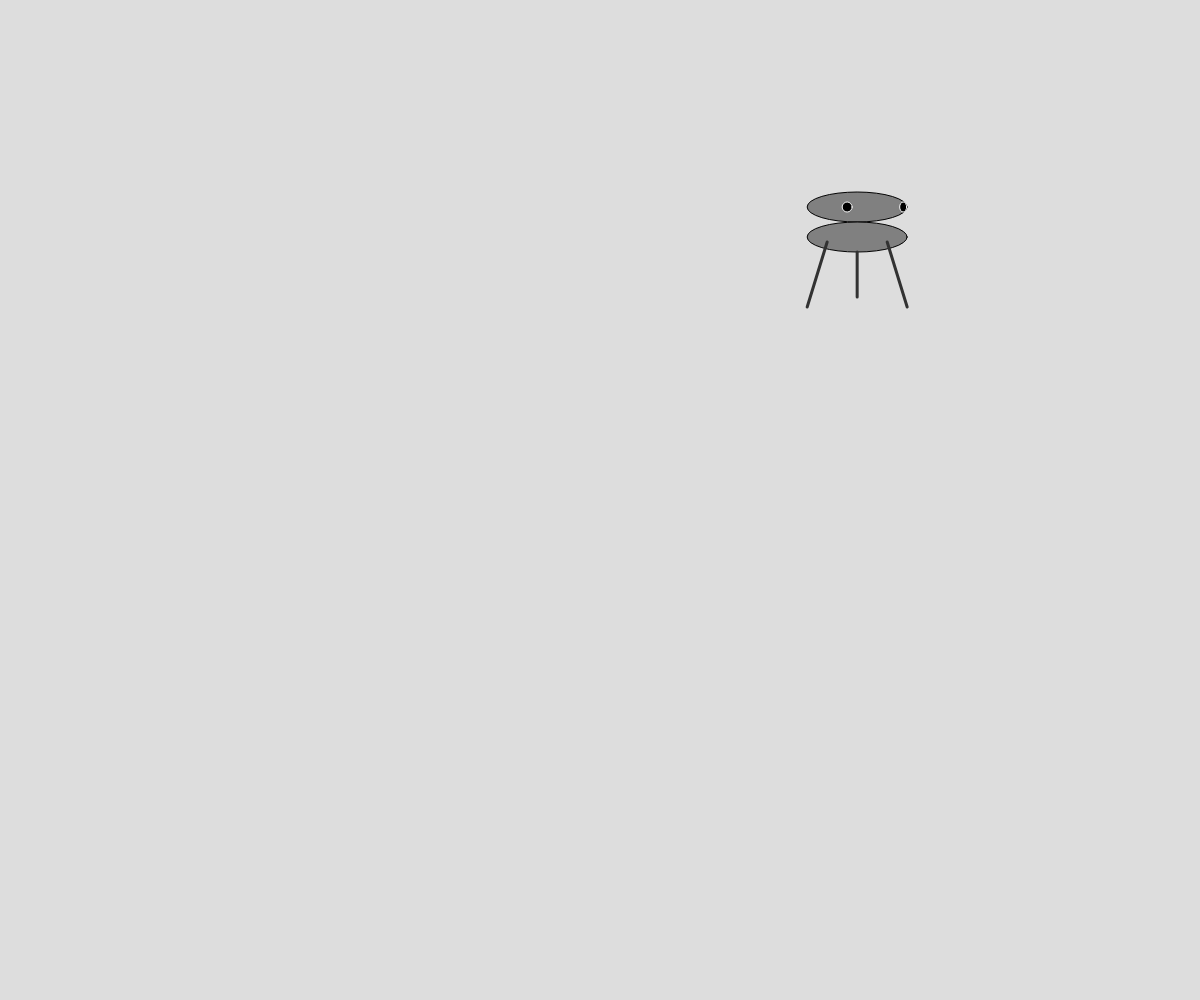
Frame 1 (no input)
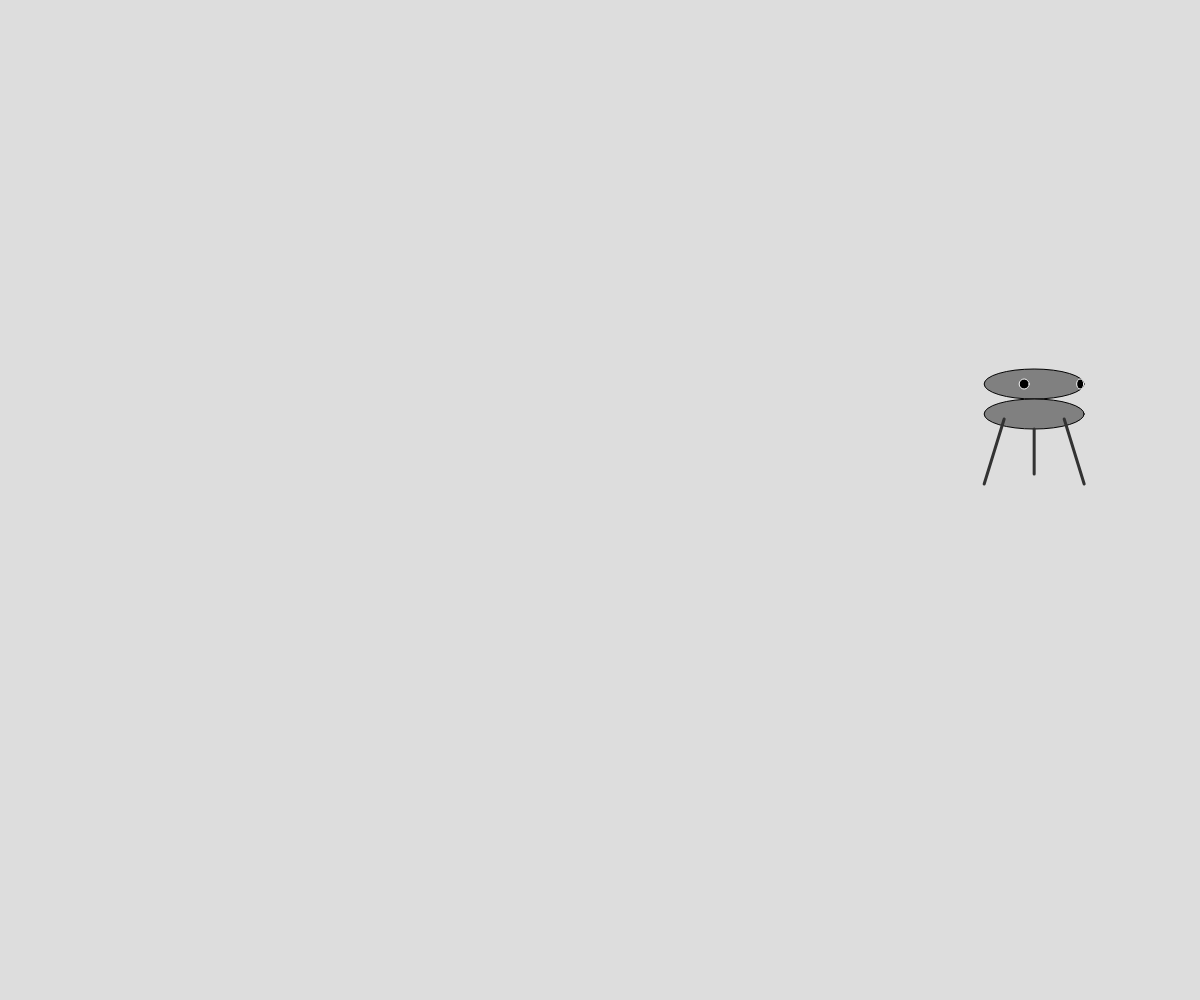
Frame 60 (no input)
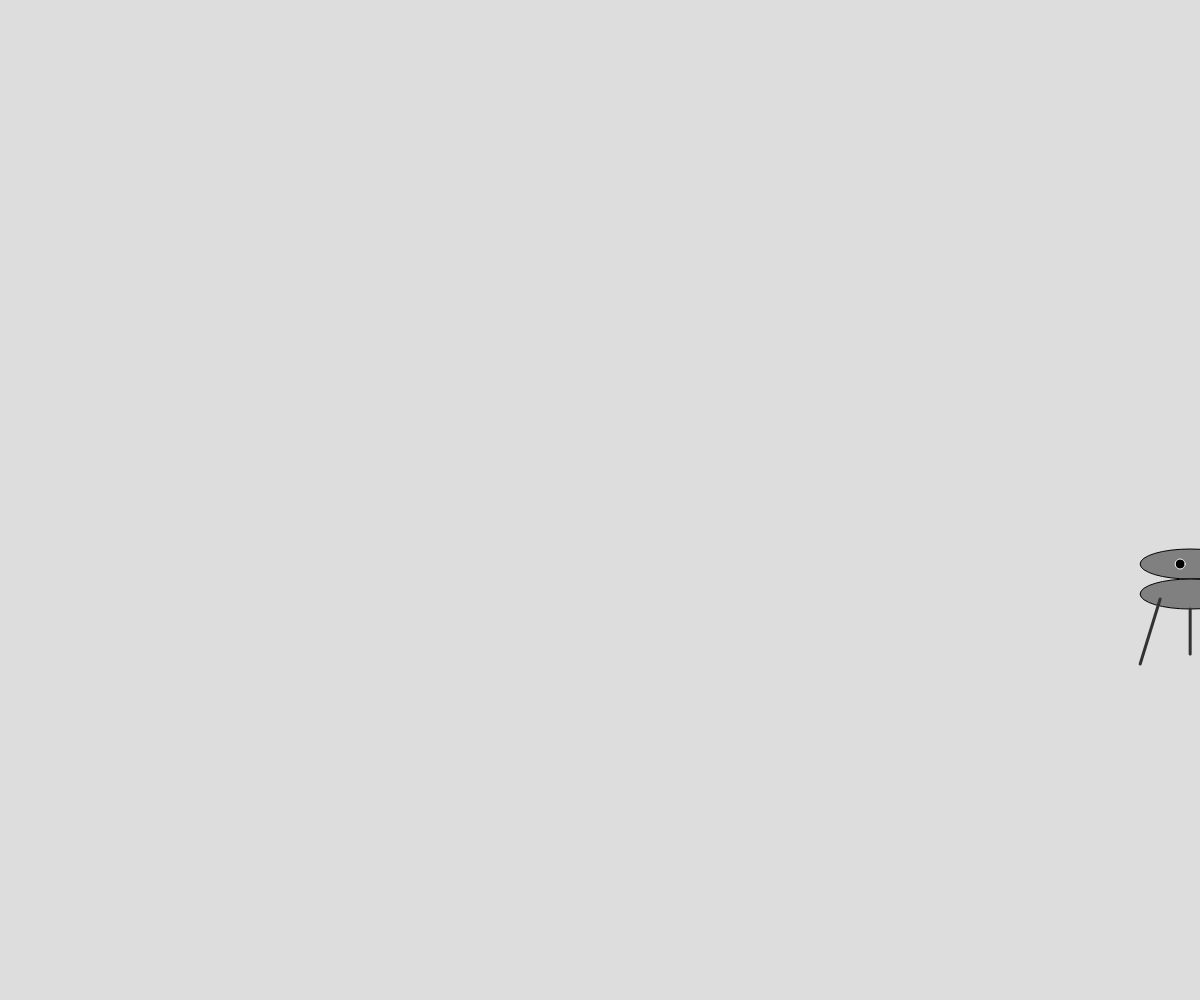
Frame 120 (the mouse pressed at the canvas centre since frame 60)

The p5.js sketch that drew these frames (run headless with seeded random() and noise() and a simulated clock; from frame 60 on, the mouse is pressed at the canvas centre):

// p5.js sketch
// ── sketch.js
let x;
let y;
let xspeed = 3;
let yspeed = 3;

function setup() {
	createCanvas(windowWidth, windowHeight);
	x = random(windowWidth);
	y = random(windowHeight);
}

function draw() {
	background(221);

	drawSwRobot(x,y);

	if (x < 0 || x > windowWidth) {
		xspeed = xspeed * -1;
	}

	if (y < 0 || y > windowHeight) {
		yspeed = yspeed * -1;
	}

	x += xspeed;
	y += yspeed;
}

function drawSwRobot(xR, yR) {
	strokeWeight(1);
	fill('grey');
	stroke(0);
	ellipse(xR,yR,100, 30);
	ellipse(xR,yR+30,100, 30);
	// Camera1
	fill(0);
	stroke(250);
	ellipse(xR-10,yR,10,10);
	// Camera2
	fill(0);
	stroke(250);
	ellipse(xR+46,yR,7,10);

	strokeWeight(3);
	stroke(50);
	// Left leg
	line(xR-30,yR+35,xR-50,yR+100);
	// Middle leg
	line(xR,yR+45,xR,yR+90);
	// Right leg
	line(xR+30,yR+35,xR+50,yR+100);
}
